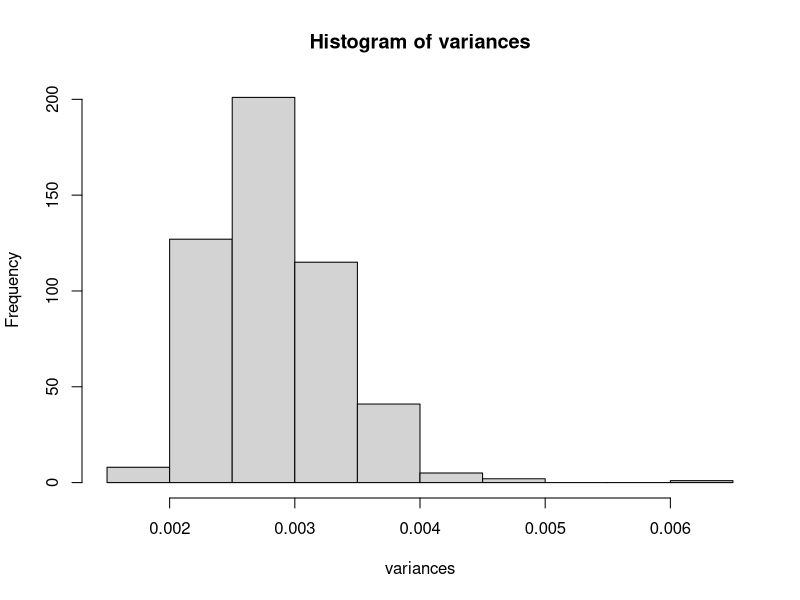
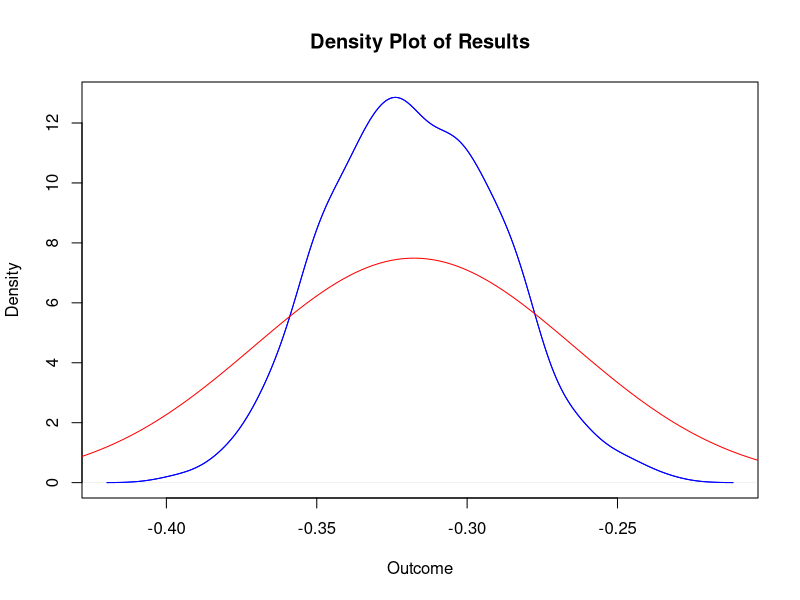

The R script that drew these images, in order: (Note: a time limit stopped this script after it produced the figures.)
#' calculate_ipw_b
#'
#' Calculates the average outcome had the given dataset been treated with the given treatment regime.
#'
#' @param df The dataset of observed data, must contain columns treatment: "t", outcome: "y" and covariates. (data.frame)
#' @param f The treatment regime. (function)
#' @param covariates Optional. The covariates used for propensity score. Must be a subset of covariates in df. (list)
#' @param propensity_model_equation Optional. The RHS equation for the propensity model, of the form "covariate_1 + covariate_2" (string)
#'
#' @return The calculated inverse probability weights.
#'
#' @export
calculate_ipw_b <- function(df, f, covariates = NULL, propensity_model_equation = NULL) {
  stopifnot(is.data.frame(df), "t" %in% names(df), "y" %in% names(df))

  # define covariates used for the propensity score and generate formula for propensity score model
  if (is.null(propensity_model_equation)) {
    covariates <- setdiff(names(df), c("t", "y"))
    formula_string <- paste("w ~", paste(covariates, collapse = " * "))
  } else {
    # check if propensity_model_equation is a string
    stopifnot(class(propensity_model_equation) == "string")
    # check that covariates are in df
    stopifnot(all(covariates %in% names(df)))

    formula_string <- paste("w ~", propensity_model_equation)
  }

  formula <- as.formula(formula_string)
  w <- f(df) == df$t

  model <-
    glm(formula, family = binomial(link = "logit"), data = df)
  weights <-
    predict(model, df[w, covariates], type = "response")
  expected_y <- sum(df$y[w] / weights) / nrow(df)

  return(list(outcome = expected_y, prop_model = model))
}
#' Calculate Clinical Utility
#'
#' This function calculates the clinical utility of two treatment assignment functions `f` and `g`
#' using inverse probability weighting (IPW). Optionally, it can also estimate the variance of the
#' clinical utility difference.
#'
#' @param df A data frame containing the dataset. It must include columns "t" (treatment) and "y" (outcome).
#' @param f A treatement regime that assigns treatment based on the covariates in `df`.
#' @param g Another treatment regime that assigns treatment based on the covariates in `df`.
#' @param est_variance A logical value indicating whether to estimate the variance of the clinical utility
#' difference. Default is TRUE.
#'
#' @return A list containing:
#' \item{clinical_util}{The difference in clinical utility between the two treatment assignment functions `f` and `g`.}
#' \item{variance}{(Optional) The estimated variance of the clinical utility difference, if `est_variance` is TRUE.}
#'
#' @export
clinical_utility <- function(df, f, g, est_variance = TRUE) {
  n <- nrow(df)
  ipw_f <- calculate_ipw_b(df, f)
  ipw_g <- calculate_ipw_b(df, g)
  clinical_util <- ipw_f$outcome - ipw_g$outcome
  if (est_variance) {
    covariates <- df[, setdiff(names(df), c("t", "y"))]

    # indicators if assigned treatments follows observed treatment
    w_f <- f(df) == df$t
    w_g <- g(df) == df$t

    # propensity scores for f
    ps_f <- predict(ipw_f$prop_model, covariates, type = "response")
    # propensity scores for g
    ps_g <- predict(ipw_g$prop_model, covariates, type = "response")

    # assume model matrix is the same for ipw_f and ipw_g
    model_mat <- model.matrix(ipw_f$prop_model)
    n_features <- ncol(model_mat)
    A <- colSums(model_mat * w_f * df$y * (1 - (1 / ps_f))) / n
    B <- colSums(model_mat * w_g * df$y * (1 - (1 / ps_g))) / n

    partial_M2 <- t(model_mat) %*% (model_mat * (-ps_f + ps_f^2))
    partial_M3 <- t(model_mat) %*% (model_mat * (-ps_g + ps_g^2))

    partial_M2 <- partial_M2 / n
    partial_M3 <- partial_M3 / n

    partial_M2_inv <- solve(partial_M2)
    partial_M3_inv <- solve(partial_M3)

    # create bread matrix for vegetarian sandwich estimator
    bread_matrix <- rbind(
      cbind(-1, A %*% partial_M2_inv, B %*% partial_M3_inv),
      cbind(0, partial_M2_inv, matrix(0, nrow = n_features, ncol = n_features)),
      cbind(0, matrix(0, nrow = n_features, ncol = n_features), partial_M3_inv)
    )

    # create cheese matrix for vegetarian sandwich estimator
    cheese_matrix <- matrix(0, nrow = 2 * n_features + 1, ncol = 2 * n_features + 1)
    for (i in 1:n) {
      c_i <- as.numeric(model_mat[i, ])
      M1 <- as.numeric(w_f[i] * df$y[i] / ps_f[i] - w_g[i] * df$y[i] / ps_g[i] - clinical_util)
      M2 <- c_i * (w_f[i] - ps_f[i])
      M3 <- c_i * (w_g[i] - ps_g[i])
      m_i <- c(M1, M2, M3)
      cheese_matrix <- cheese_matrix + outer(m_i, m_i, "*")
    }
    cheese_matrix <- cheese_matrix / n
    cov_matrix <- bread_matrix %*% cheese_matrix %*% t(bread_matrix)
    variance <- cov_matrix[1, 1] / n
  } else {
    variance <- NULL
  }
  return(list(outcome = clinical_util, variance = variance))
}

#' Remove factors from a data frame
#'
#' This function takes a data frame as input and removes all factor columns from it.
#' It converts the factor columns to numeric columns by converting the factor levels to their corresponding numeric values.
#'
#' @param df A data frame.
#'
#' @return A modified data frame with factor columns converted to numeric columns.
rm_factors <- function(df) {
  factor_cols <- sapply(df, is.factor)
  df[factor_cols] <- lapply(df[factor_cols], function(x) as.numeric(as.character(x)))
  return(df)
}

#' Optimal Treatment Assignment
#'
#' This function assigns an optimal treatment for the data generated by generate_data_nb().
#'
#' @param df A data frame that contains the column `z_1`.
#' @return A numeric vector representing the assigned treatments.
f_optimal <- function(df) {
  df <- rm_factors(df)
  t <- numeric(nrow(df))
  t[df$z_1 < 0.3] <- 1
  t[df$z_1 > 0.7] <- 3
  t[(df$z_1 >= 0.3) & (df$z_1 <= 0.7)] <- 2

  return(t)
}

#' Default Probability Calculation
#'
#' This function calculates the default probabilities based on treatment and covariates.
#'
#' @param t A numeric vector representing the assigned treatments.
#' @param z_1 A numeric vector representing the first covariate.
#' @param z_2 A numeric vector representing the second covariate.
#' @return A numeric vector representing the calculated probabilities.
p_default <- function(t, z_1, z_2) {
  condition_1 <- (t == 1)
  condition_2 <- (t == 2)
  condition_3 <- (t == 3)

  p <- numeric(length(t))

  p[condition_1] <- 0.5 + 0.5 * z_1[condition_1] - 0.5 * z_2[condition_1]
  p[condition_2] <- 0.65 - 0.5 * z_2[condition_2]
  p[condition_3] <- 1 - 0.5 * z_1[condition_3] - 0.5 * z_2[condition_3]

  return(p)
}
#' Generate Data with Non-Binary Covariates
#'
#' This function generates a dataset with non-binary covariates and assigns treatments based on the covariates.
#' For more details see Appendix
#'
#' @param n An integer representing the number of samples to generate. Default is 10000.
#' @param f A treatment regime for which the true counteractual average outcome is calculated. Default is NULL.
#' @param print_summary A logical indicating whether to print a summary of the generated data. Default is FALSE.
#' @param slider A variable to adjust the propability to get the optimal treatment according to the optimal
#' decision function. slider ->infinity: prop of being treatet opimal=1.
#' slider-> -infinity prop of being treatet opimal=0. Default is NULL.
#'
#'  @return A list containing:
#' \item{sim_data}{A data frame containing the simulated population}
#' \item{std_care_avg}{A numeric value representing the average standard of care.}
#' \item{counterfactual_avg}{A numeric value representing the average counterfactual outcome according to f.}
#' @examples
#' generate_data_nb(n = 1000, print_summary = TRUE)
generate_data_nb <- function(n = 10000, f = NULL, print_summary = FALSE, slider = NULL) {
  z_1 <- sample(seq(from = 0, to = 1, by = 0.1), n, replace = TRUE)
  z_2 <- rbinom(n, size = 1, prob = 0.7)

  # set up empty vectors for the probability of three treatments
  p_1 <- numeric(n)
  p_2 <- numeric(n)
  p_3 <- numeric(n)
  t <- numeric(n)

  # define standard of care distibution
  if (is.null(slider)) {
    p_1 <- plogis(-z_1)
    p_2 <- plogis(-2 + z_1 + z_2)
    p_3 <- 1 - p_1 - p_2
  } else {
    idx_1 <- f_optimal(data.frame(z_1)) == 1
    idx_2 <- f_optimal(data.frame(z_1)) == 2
    idx_3 <- f_optimal(data.frame(z_1)) == 3

    p_1[!idx_1] <- plogis(-z_1[!idx_1] - slider)
    p_2[!idx_2] <- plogis(-2 + z_1[!idx_2] + z_2[!idx_2] - slider)
    p_3[!idx_3] <- plogis(2 * z_1[!idx_3] - z_2[!idx_3] - slider)

    p_1[idx_1] <- plogis(slider)
    p_2[idx_2] <- plogis(slider)
    p_3[idx_3] <- plogis(slider)
  }
  # set treatment according to distribution
  t <- mapply(
    function(x, y, z) sample(c(1, 2, 3), size = 1, replace = TRUE, prob = c(x, y, z)),
    p_1, p_2, p_3
  )


  prob_default <- p_default(t, z_1, z_2)
  y <- rbinom(n, prob = prob_default, size = 1)

  std_care_avg <- mean(prob_default)

  if (!is.null(f)) {
    t_c <- f(data.frame(z_1))
    prob_default_c <- p_default(t_c, z_1, z_2)
    counterfactual_avg <- mean(prob_default_c)
  } else {
    t_c <- NA
    counterfactual_avg <- NA
  }

  if (print_summary) {
    cat("average outcome:", std_care_avg, "\n")
    cat("counterfactual outcome:", counterfactual_avg, "\n")
  }
  sim_data <- data.frame(z_1 = as.factor(z_1), z_2, t, y, t_c)
  return(list(sim_data = sim_data, std_care_avg = std_care_avg, counterfactual_avg = counterfactual_avg))
}



# example calculations:

f_1 <- function(df) rep(1, nrow(df))
f_2 <- function(df) rep(2, nrow(df))
f_3 <- function(df) rep(3, nrow(df))


data <- generate_data_nb(f = f_2, n = 500, slider = -1, print_summary = TRUE)
data$std_care_avg
data$counterfactual_avg
df <- data$sim_data[, c("y", "t", "z_1", "z_2")]
a <- calculate_ipw_b(df, f_2)
a$outcome

clinical_utility(df, f_2, f_optimal)
clinical_utility(df, f_optimal, f_2)
n_loop <- 500
n <- 500
results <- numeric(n_loop)
variances <- numeric(n_loop)
for (i in 1:n_loop) {
  df <- generate_data_nb(f = f_optimal, n = n, slider = -10)$sim_data[, c("y", "t", "z_1", "z_2")]
  cu <- clinical_utility(df, f_optimal, f_1, est_variance = TRUE)
  results[i] <- cu$outcome
  variances[i] <- cu$variance
}

hist(variances)
abline(v = var(unlist(results)))
var(results)
mean(variances)
mean(variances) / var(results)

density_results <- density(results)
plot(density_results, main = "Density Plot of Results", xlab = "Outcome", col = "blue")
lines(density_results, col = "blue")
x <- seq(-1, 1, length.out = 1000)
y <- dnorm(x, mean = mean(results), sd = sqrt(mean(variances)))
lines(x, y, col = "red")



# random generated data example:
df <- data.frame(t = sample(0:1, 100, replace = TRUE), y = rnorm(100), x1 = rnorm(100), x2 = rnorm(100))
f <- function(df) {
  ifelse(df$x1 > 0, 1, 0)
}
g <- function(df) {
  ifelse(df$x2 > 0, 1, 0)
}



n_loop <- 5000
n <- 1000
results <- numeric(n_loop)
variances <- numeric(n_loop)
for (i in 1:n_loop) {
  df <- data.frame(t = sample(0:1, n, replace = TRUE), y = rnorm(n), x1 = rnorm(n), x2 = rnorm(n))
  cu <- clinical_utility(df, f, g, est_variance = TRUE)
  results[i] <- cu$outcome
  variances[i] <- cu$variance
}

hist(variances)
abline(v = var(unlist(results)))
mean(variances) / var(results)

density_results <- density(results)
plot(density_results, main = "Density Plot of Results", xlab = "Outcome", col = "blue")
lines(density_results, col = "blue")
x <- seq(-1, 1, length.out = 1000)
y <- dnorm(x, mean = mean(results), sd = sqrt(mean(variances)))
lines(x, y, col = "red")
